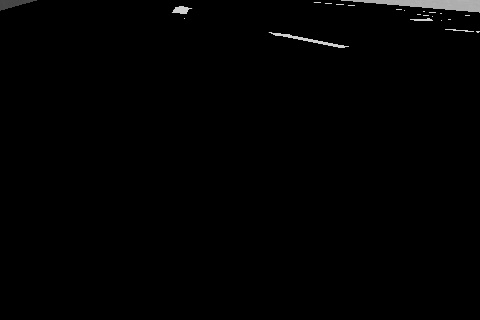
#> input picture deploy_scripts/samples/s20.jpg, 480 x 320 px
$ jupyter execute --allow-errors feature_extractor.ipynb
#> lines starting #> are read from the running program, lines starting #| are printed output that depends on the picture; after the words box and inside, x2 and y2 are one past the last pixel; in counts of white or black regions, pixels touching at a corner belong together
### deploy_scripts/preprocessor.py
import cv2
import numpy as np

neighbourRadius = 4
class blob():
    def __init__(self, x, y,imgShape=(320,480)):
        self.elements = set()
        self.neighbours = set()
        self.edges = set()
        self.imgShape = imgShape
        if y<=self.imgShape[0]-(neighbourRadius+1):
            self.upperY = y+neighbourRadius
        else:
            self.upperY = self.imgShape[0]

        if y>=neighbourRadius:
            self.lowerY = y-neighbourRadius
        else:
            self.lowerY = 0

        if x<=self.imgShape[1]-(neighbourRadius+1):
            self.upperX = x+neighbourRadius
        else:
            self.upperX = self.imgShape[1]

        if x>=neighbourRadius:
            self.lowerX = x-neighbourRadius
        else:
            self.lowerX = 0

        #clip to image shape if exceeded

        self.add_element(x, y)
        self.last_element = (x,y)


    def add_element(self, x,y, is_edge=False):
        if len(self.elements)==0 or self.in_neighbours(x,y):
            self.elements.add((x,y))

            if abs(self.upperY-y)<neighbourRadius:
                if y<=self.imgShape[0]-(neighbourRadius+1):
                    self.upperY = y+neighbourRadius
                else:
                    self.upperY = self.imgShape[0]

            if abs(y - self.lowerY)<neighbourRadius:
                if y>=neighbourRadius:
                    self.lowerY = y-neighbourRadius
                else:
                    self.lowerY = 0

            if abs(self.upperX-x)<neighbourRadius:
                if x<=self.imgShape[1]-(neighbourRadius+1):
                    self.upperX = x+neighbourRadius
                else:
                    self.upperX = self.imgShape[1]

            if abs(x - self.lowerX)<neighbourRadius:
                if x>=neighbourRadius:
                    self.lowerX = x-neighbourRadius
                else:
                    self.lowerX = 0

            if is_edge:
               self.add_to_edges(x,y)

            self.last_element = (x,y)

            return 1
        return 0

    def last2edge(self):
       self.add_to_edge(self.last_element)

    def add_to_edges(self,x,y):
       self.edges.add((x,y))

    def in_neighbours(self, x,y):
         if (x<self.upperX and x>self.lowerX) and (self.lowerY<y and self.upperY>y):
             return True

         return False

    def area(self):
      return len(self.elements)

    # [11 lines left out: functions get_center, drawLines, not called in this run]


# get white pixel
# create blobs
# get area of the blobs
# draw bounding boxes using extremities
def extract_blob(gray):
    blobs = []
    h, w = gray.shape[0], gray.shape[1]
    for y in range(h):
        for x in range(w):
            intensity = 0
            if gray[y, x]>15:
                intensity = 255
            if intensity ==255:
                added = 0
                for b in blobs:
                    added = b.add_element(x,y)
                    if added:
                        break
                if not(added):
                    blobs.append(blob(x,y))

    return clean_blobs(gray, blobs)


def clean_blobs(g, b, clean_rate= 0.3):
    c_b = []
    for blob in b:
        testy1 = blob.lowerY
        testy2 = blob.upperY
        testx1 = blob.lowerX
        testx2 = blob.upperX
        slice = make_copy(g,testy1, testy2, testx1, testx2)

        top_row = slice[0,:]
        bottom_row = slice[-1,:]

        left_col = slice[:,0]
        right_col = slice[:,-1]

        edge_values = np.concatenate((left_col, right_col, top_row, bottom_row))

        total = np.sum(edge_values)

        thresh = edge_values.shape[0]*255*clean_rate

        if total<thresh:
            c_b.append(blob)
    return c_b


def blur(img,kSize):
    return cv2.GaussianBlur(img,(kSize,kSize),0)

def canny(img):
    return cv2.Canny(img, 50, 200, None, 3)

def make_copy(src, yStart, yEnd, xStart, xEnd):
    import copy
    return copy.deepcopy(src[yStart:yEnd, xStart:xEnd])


# [29 lines left out: function simpleEdge, not called in this run]


def getLblob(blobs):
    largestIndex = 0
    largestSize = 0
    #print("Length of List is %i"%(len(blobs)))
    for b in range(len(blobs)):
        x = blobs[b].area()
        if x>largestSize:
            largestSize = x
            largestIndex = b
    #print("Trying to access %i"%(largestIndex))
    try:
        return blobs[largestIndex]
    except IndexError:
        print("Index Error")
        return 'f'

def applyOtsu(img):
    _, threshImg = cv2.threshold(img,0,255,cv2.THRESH_BINARY+cv2.THRESH_OTSU)
    return threshImg


# [34 lines that do not run on import are left out]

### deploy_scripts/feature_extractor.py
import numpy as np
import cv2
import math

'''
openCV_houghlines():-->

dst: Output of the edge detector. It should be a grayscale image (although in fact it is a binary one)
lines: A vector that will store the parameters (xstart,ystart,xend,yend) of the detected lines
rho : The resolution of the parameter r in pixels. We use 1 pixel.
theta: The resolution of the parameter θ in radians. We use 1 degree (CV_PI/180)
threshold: The minimum number of intersections to "*detect*" a line
minLineLength: The minimum number of points that can form a line. Lines with less than this number of points are disregarded.
maxLineGap: The maximum gap between two points to be considered in the same line.

'''

class line():
    def __init__(self, vertex):
        self.vertex1 = np.array((vertex[0], vertex[1]))
        self.vertex2 = np.array((vertex[2], vertex[3]))

    def get_gradient(self):
        delta_xy = self.vertex2-self.vertex1
        return delta_xy[1]/delta_xy[0]

    def get_intercept(self):
        return self.vertex1[1] -self.gradient*self.vertex1[0]

    def get_length(self):
        return math.sqrt((self.vertex1-self.vertex2)**2)

    def get_midpoint(self):
        return (self.vertex1+self.vertex2)/2


def openCV_houghlines(mat,r_res=1,theta_res=np.pi / 180, int_thresh=50, l=None, minPoint_line=25, maxLine_gap=10,f= False):

    lines = []
    # Loads an image
    if f:
        src = cv2.imread(mat, cv2.IMREAD_GRAYSCALE)
    else:
        src = mat
    # Check if image is loaded fine
    if src is None:
        print ('Error opening image!')
        print ('Usage: hough_lines.py [image_name -- default ' + default_file + '] \n')
        return -1

    linesP = cv2.HoughLinesP(src, r_res, theta_res, int_thresh, l, minPoint_line, maxLine_gap)
    h,_ = src.shape

    if linesP is not None:
        for i in range(0, len(linesP)):
            l = np.copy(linesP[i][0])
            lineCls = line(np.array([l[0],h-l[1],l[2],h-l[3]]))
            lines.append(lineCls)
            cv2.line(src, (l[0], l[1]), (l[2], l[3]), (255,255,255), 3, cv2.LINE_AA)


    return lines, h

# get the equations of the lines
# [33 lines left out: functions get_lines, get_vertices, get_distances, not called in this run]


# get the distance to a line from a given point
def get_dis(l, p):
    dis = abs(p[1]-l[0]*p[0]-l[1])/(math.sqrt((1+(l[0])**2)))
    return dis

#feature 1
#given the lines gradient and the point get the direction
# [13 lines left out: function get_arrow_vector, not called in this run]
    # points , (x,y)

#feature 2
#get the euclidean distance given two points
def getEuclid(s,e):
    return math.sqrt((s[0]-e[0])**2+(s[1]-e[1])**2)

# [7 lines left out: function get_stem, not called in this run]

def bearing(start_x, start_y, end_x, end_y):
    delta_x = end_x - start_x
    delta_y = end_y - start_y
    radian_bearing = math.atan2(delta_y, delta_x)
    degree_bearing = math.degrees(radian_bearing)
    print("Deg ", degree_bearing)
    return (degree_bearing+360) % 360


# [19 lines that do not run on import are left out]

### deploy_scripts/feature_extractor.ipynb
[cell 1]
from feature_extractor import *
from preprocessor import *

import matplotlib.pyplot as plt
import numpy as np

[cell 2]
#only for ipynb
from IPython.display import clear_output, Image, display
import PIL.Image
import io

def showarray(a, fmt='jpeg'):
    a = np.uint8(np.clip(a, 0, 255))
    f = io.BytesIO()
    PIL.Image.fromarray(a).save(f, fmt)
    display(Image(data=f.getvalue()))

[cell 3]
filename = 'samples/s20.jpg'
rawImg = cv2.imread(filename, cv2.IMREAD_GRAYSCALE)
#> rawImg is the input picture: shape (320, 480); min 0, max 212, mean 1.8
src = np.copy(rawImg)
showarray(src)

[cell 4]
otsu_thresh = applyOtsu(src)
#> in applyOtsu, `_, threshImg = cv2.threshold(img,0,255,cv2.THRESH_BINARY+cv2.THRESH_OT..`:
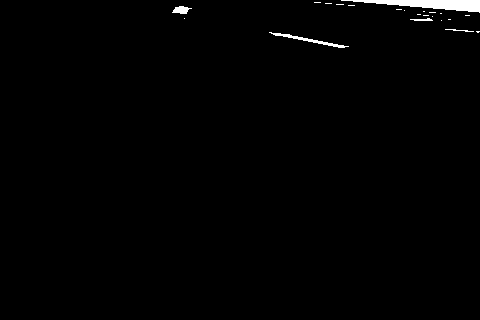
#> threshImg: shape (320, 480); 0.9% white; 22 white regions (17 under 20 px)
kSize = 25
src = cv2.GaussianBlur(otsu_thresh,(kSize,kSize),0)
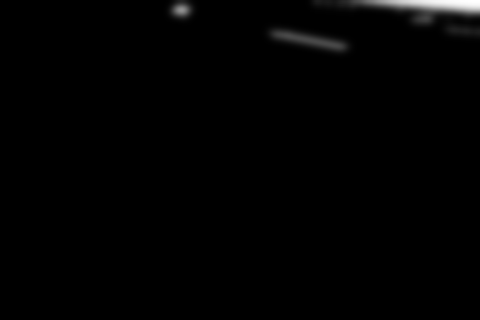
#> src: shape (320, 480); min 0, max 255, mean 2.3
print(src.shape)
#| (320, 480)
showarray(src)

[cell 5]
src = cv2.imread(filename, cv2.IMREAD_GRAYSCALE)

#Transform source image to gray if it is not already
if len(src.shape) != 2:
    gray = cv2.cvtColor(src, cv2.COLOR_BGR2GRAY)
else:
    gray = src

thresh = applyOtsu(rawImg)
contours, hierarchy = cv2.findContours(thresh, cv2.RETR_CCOMP, cv2.CHAIN_APPROX_SIMPLE)
#> contours = 22 contours, 18 with area under 20; largest, box (x1, y1, x2, y2) and area: (341, 0, 480, 13) 762, (269, 32, 349, 48) 141, (172, 6, 192, 14) 80, (410, 18, 433, 21) 21
hierarchy = hierarchy[0]

for i, c in enumerate(contours):
    if hierarchy[i][2] < 0 and hierarchy[i][3] < 0:
        cv2.drawContours(src, contours, i, (0, 0, 255), 2)
    else:
        cv2.drawContours(src, contours, i, (0, 255, 0), 2)
#> this loop made 22 passes
#> c on passes 2, 4, 5, 7, 8, 9, 10, 11, 12, 13, 14, 15: [[476, 31], [477, 32], [478, 32], [479, 31]], [[441, 20]], [[448, 19], [450, 19]], [[184, 18]], [[432, 16]], [[465, 15], [469, 15]], [[423, 15], [428, 15]], [[417, 14], [420, 14]], [[440, 13], [441, 13]], [[429, 12], [435, 12]], [[423, 11], [424, 11]], [[404, 10]]
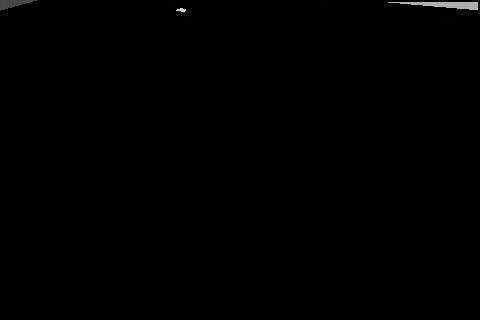
#> src: shape (320, 480); 0.78% of pixels changed, all inside (x1, y1, x2, y2) = (171, 0, 480, 48)
#write to the same directory

# Display the image

showarray(src)

[cell 6]
t = len(np.where(otsu_thresh>0)[0])
#> t = 1383

[cell 7]
lineCp = np.copy(otsu_thresh)

li =openCV_houghlines(lineCp, int_thresh=int(0.025*t), minPoint_line=int(0.03*t), maxLine_gap=int(0.04*t))[0]
#> in openCV_houghlines, `linesP = cv2.HoughLinesP(src, r_res, theta_res, int_thresh, l, minPoin..`: linesP = [[364, 0, 479, 10], [345, 0, 479, 11], [361, 0, 479, 2], [279, 33, 344, 46], [269, 32, 342, 47], [388, 1, 479, 5], [375, 1, 479, 8], [418, 0, 479, 1], [348, 5, 479, 3], [336, 4, 474, 2]]
#> the loop in openCV_houghlines, `for i in range(0, len(linesP)):` made 10 passes
#> l on passes 1 to 10: [364, 0, 479, 10], [345, 0, 479, 11], [361, 0, 479, 2], [279, 33, 344, 46], [269, 32, 342, 47], [388, 1, 479, 5], [375, 1, 479, 8], [418, 0, 479, 1], [348, 5, 479, 3], [336, 4, 474, 2]
#> after the loop in openCV_houghlines, `for i in range(0, len(linesP)):`:
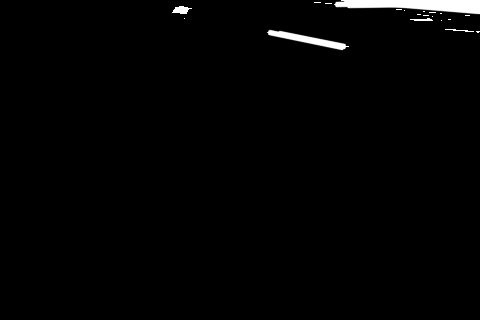
#> src: shape (320, 480); 0.64% of pixels changed, all inside (x1, y1, x2, y2) = (266, 1, 480, 51)
#> after the loop in openCV_houghlines, `for i in range(0, len(linesP)):`: lines = 10 items
#> li = 10 items
print(0.05*t, li)
#> (printed output is left out)
showarray(lineCp)

#> (a cell that did not finish here is left out)

#> (a cell that did not finish here is left out)

[cell 10]
vLineCopy = np.copy(src)
vLineImg = cv2.cvtColor(vLineCopy, cv2.COLOR_GRAY2BGR)
#> (the rest of this cell did not finish here and is left out)

[cell 11]
blobs = extract_blob(src)
largestBlob = getLblob(blobs)
#> the loop in getLblob, `for b in range(len(blobs)):` made 49 passes
testy1 = largestBlob.lowerY
testy2 = largestBlob.upperY

testx1 = largestBlob.lowerX
testx2 = largestBlob.upperX
print(testx1, testx2, testy1, testy2)
#| 384 480 0 13
slice = make_copy(src,0, testy2, 0, testx2)
showarray(slice)

[cell 12]
#take s20
# apply otsu
#extract blobs
#draw bounding rectangles
blobs = extract_blob(src)

[cell 13]
#TODO: Make sure to differentiate between the wall and the arrow

[cell 14]
#TODO :add to preprocessor
cannyEdge = cv2.Canny(slice, 10, 200, None, 5)
outline = cannyEdge
showarray(outline)

[cell 15]
def drawLines(img, lines):
    src = np.copy(img)
    for i in lines:
        cv2.line(src, (i.vertex1[0],img.shape[0]-i.vertex1[1]), (i.vertex2[0],img.shape[0]-i.vertex2[1]), (0,0,0), 3, cv2.LINE_AA)
    return src

[cell 16]
cdst = np.copy(outline)

error_factor = 4
image_perimeter = np.where(cdst>0)[0].shape[0]
minPoints_in_long_line = int(image_perimeter*float((8-error_factor)/29))
intersection_threshold_long = int(0.5*minPoints_in_long_line)
max_gap_lines_long = int(0.9*minPoints_in_long_line)

print(image_perimeter, minPoints_in_long_line, intersection_threshold_long, max_gap_lines_long)
#| 252 34 17 30
stem_lines, height= openCV_houghlines(cdst, r_res=1, theta_res=np.pi/180, int_thresh=intersection_threshold_long, \
                                  l=None, minPoint_line=minPoints_in_long_line, maxLine_gap=max_gap_lines_long)
#> the loop in openCV_houghlines (call 2), `for i in range(0, len(linesP)):` made 5 passes

print("Originally has %i lines"%(len(stem_lines)))
#| Originally has 5 lines
#Filter most suitable lines
#> (the rest of this cell did not finish here and is left out)

#> (a cell that did not finish here is left out)

#> (a cell that did not finish here is left out)

[cell 19]
ps = np.where(cdst>0)

#> (the rest of this cell did not finish here and is left out)

[cell 20]
bearing(21,47,164,211)

Long Lines Here

cdst = np.copy(outline)

lines_points , height= openCV_houghlines(cdst, r_res=1, theta_res=np.pi/180, int_thresh=60, l=None, minPoint_line=20, maxLine_gap=150)
#print(lines_points)
lines_Eqns = get_lines(lines_points)
print("lines detected: ", len(lines_points))
showarray(cdst)

Debug the short line distances here

#> (a cell that did not finish here is left out)

#> (a cell that did not finish here is left out)

[cell 23]
import matplotlib.pyplot as plt
import numpy as np


x_points=  list(ps[1])
y_points = list(height-ps[0])

plt.scatter(x_points, y_points, color='blue')
#> (this line was passed over: IPython is not available in this run)

x_points = []
y_points = []

#> (the rest of this cell did not finish here and is left out)
